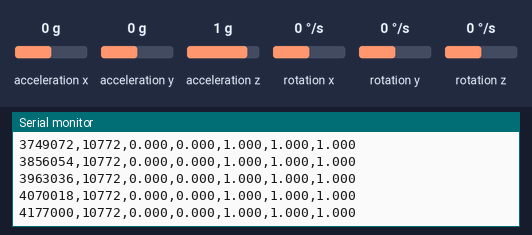
A sketch run on a simulated ESP32. On the bench: the last lines printed to the serial monitor. The inputs (shaded band) are chosen by the test bench; at power-on: acceleration x 0 g, acceleration y 0 g, acceleration z 1 g, rotation x 0 °/s, rotation y 0 °/s, rotation z 0 °/s.

Above: at 4.2 s.
4.3 s: acceleration x set to -1.4 g
At 4.39 s:
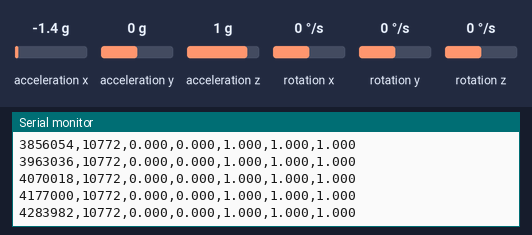
5.8 s: acceleration y set to -1.4 g
At 5.89 s:
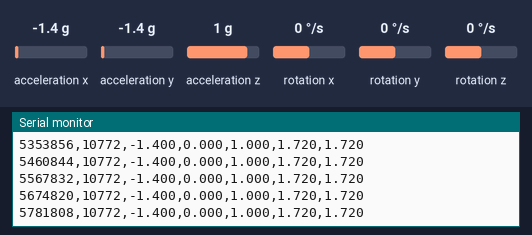
8.8 s: acceleration z set to -1.4 g
At 8.89 s:
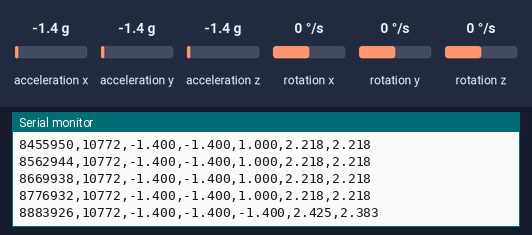
Timing chart, 0 to 11.8 s (numbered marks = the images above; inputs shaded):
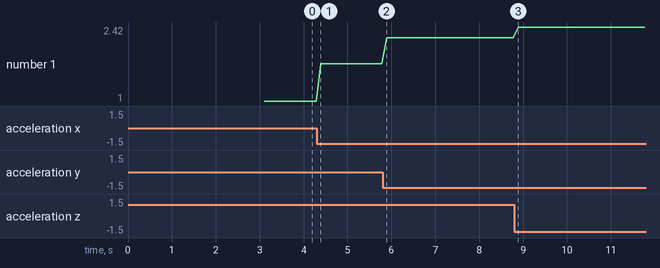

The sketch:

esp32_imu_stability_analyzer.ino.ino
```cpp
#include <MPU6050_tockn.h>
#include <Wire.h>
#include <math.h>

// === YOUR WORKING I2C PINS ===
#define SDA 13
#define SCL 14

MPU6050 mpu6050(Wire);

int16_t ax, ay, az;
int16_t gx, gy, gz;

// ===== Real-Time Sampling Setup =====
const uint32_t SAMPLE_HZ = 100;
const uint32_t PERIOD_US = 1000000UL / SAMPLE_HZ; // 10 ms = 100Hz

uint32_t lastSampleUs = 0;
uint32_t dtUs = 0;
uint32_t sampleCount = 0;

// ===== Moving Average Filter (on accel magnitude) =====
#define FILTER_SIZE 10           // 10 samples @100Hz = 100ms smoothing
float magBuf[FILTER_SIZE] = {0};
uint8_t magIdx = 0;
float magSum = 0.0f;
bool magPrimed = false;

// ===== Timing Stability Metrics (Step 5) =====
uint32_t minDtUs = 1000000;
uint32_t maxDtUs = 0;
uint64_t sumDtUs = 0;
uint32_t dtCount = 0;
uint32_t missed = 0;

uint32_t lastReportMs = 0;

void setup() {
  Serial.begin(115200);

  // Attach I2C
  Wire.begin(SDA, SCL);
  Wire.setClock(100000);

  // Initialize MPU6050
  mpu6050.begin();
  mpu6050.calcGyroOffsets(true);

  lastSampleUs = micros();
  lastReportMs = millis();

  // CSV header (optional)
  Serial.println("t_us,dt_us,ax_g,ay_g,az_g,a_mag,a_mag_filt");
}

void loop() {
  uint32_t nowUs = micros();

  // === Fixed-rate loop (100Hz) ===
  if ((uint32_t)(nowUs - lastSampleUs) < PERIOD_US) return;

  dtUs = nowUs - lastSampleUs;
  lastSampleUs = nowUs;

  // ----- Step 5: timing stats -----
  if (dtUs < minDtUs) minDtUs = dtUs;
  if (dtUs > maxDtUs) maxDtUs = dtUs;
  sumDtUs += dtUs;
  dtCount++;
  if (dtUs > (PERIOD_US * 2)) missed++;

  // Update sensor
  mpu6050.update();
  getMotion6();

  // Convert raw accel to g
  float ax_g = (float)ax / 16384.0f;
  float ay_g = (float)ay / 16384.0f;
  float az_g = (float)az / 16384.0f;

  // Accel magnitude (g)
  float a_mag = sqrtf(ax_g * ax_g + ay_g * ay_g + az_g * az_g);

  // ---- Moving average filter on a_mag ----
  if (!magPrimed) {
    // Prime buffer on first run so filtered output isn't weird at start
    for (int i = 0; i < FILTER_SIZE; i++) magBuf[i] = a_mag;
    magSum = a_mag * FILTER_SIZE;
    magPrimed = true;
  } else {
    magSum -= magBuf[magIdx];
    magBuf[magIdx] = a_mag;
    magSum += magBuf[magIdx];

    magIdx++;
    if (magIdx >= FILTER_SIZE) magIdx = 0;
  }

  float a_mag_filt = magSum / FILTER_SIZE;

  // Print CSV at 10Hz so serial doesn't distort timing
  sampleCount++;
  if (sampleCount % 10 == 0) {
    Serial.print(nowUs); Serial.print(",");
    Serial.print(dtUs); Serial.print(",");
    Serial.print(ax_g, 3); Serial.print(",");
    Serial.print(ay_g, 3); Serial.print(",");
    Serial.print(az_g, 3); Serial.print(",");
    Serial.print(a_mag, 3); Serial.print(",");
    Serial.println(a_mag_filt, 3);
  }

  // Print jitter summary every 5 seconds (separate from CSV)
  uint32_t nowMs = millis();
  if (nowMs - lastReportMs >= 5000) {
    lastReportMs = nowMs;

    uint32_t avgDtUs = (dtCount > 0) ? (uint32_t)(sumDtUs / dtCount) : 0;

    Serial.print("JITTER(us) min=");
    Serial.print(minDtUs);
    Serial.print(" max=");
    Serial.print(maxDtUs);
    Serial.print(" avg=");
    Serial.print(avgDtUs);
    Serial.print(" missed=");
    Serial.println(missed);

    // reset stats window
    minDtUs = 1000000;
    maxDtUs = 0;
    sumDtUs = 0;
    dtCount = 0;
    missed = 0;
  }
}

void getMotion6(void) {
  ax = mpu6050.getRawAccX();
  ay = mpu6050.getRawAccY();
  az = mpu6050.getRawAccZ();

  gx = mpu6050.getRawGyroX();
  gy = mpu6050.getRawGyroY();
  gz = mpu6050.getRawGyroZ();
}
```

Measured:
- plotted number 1: 1 → 1.72 after the input at 4.3 s, 1.72 → 2.22 after the input at 5.8 s
